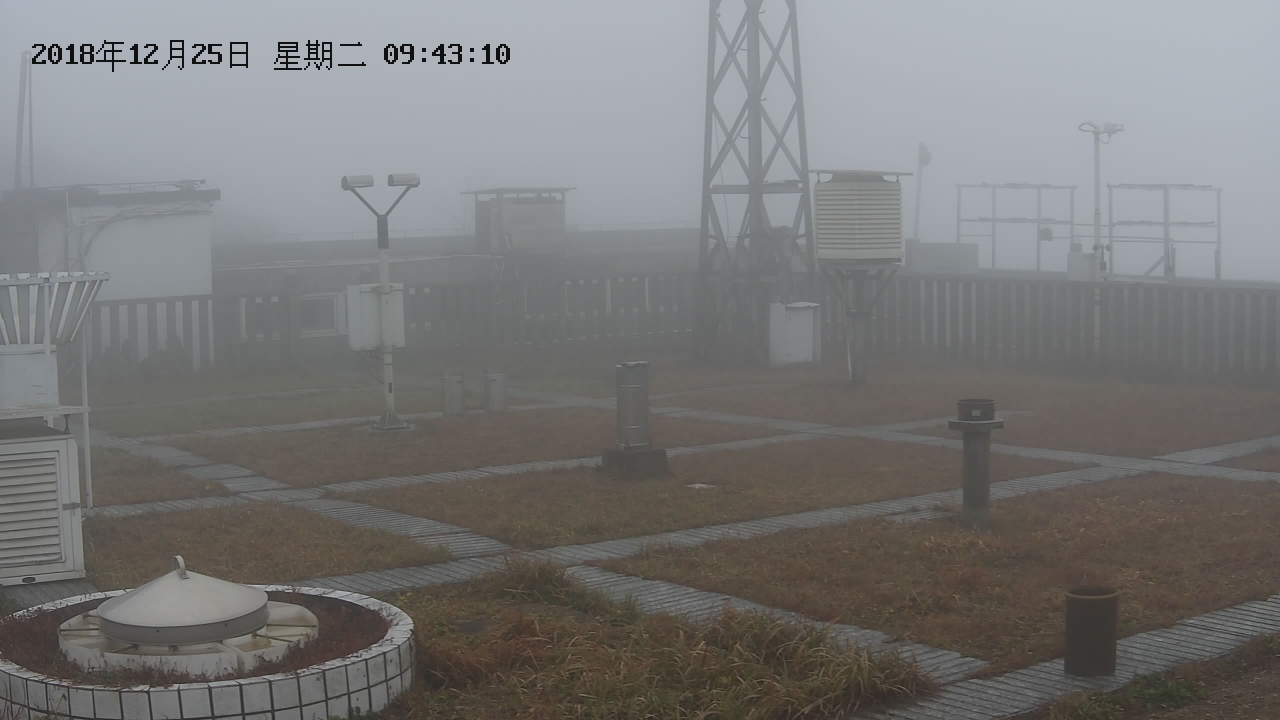
#> input picture test.jpg, 2560 x 1440 px (shown at 1/2 size); its folder holds only this picture in this run
$ python -i fast_vis_restoration.py   (imports and definitions only)   (older library calls are emulated)
#> lines starting #> are read from the running program, lines starting #| are printed output that depends on the picture
# Reproduction of Restore Visibility from Single Colour or Gray-Scale Images Method
# Rain CongJyu CHEN

import os

# Import computer vision libraries.
import cv2
import numpy as np


# TODO: This method needs further improvement.


# Make white balance process.
def white_balance(image):
    """
    :param image: image data read.
    :balanced_image: white balanced image return.
    """
    red, green, blue = cv2.split(image)
    red_avg = cv2.mean(red)[0]
    green_avg = cv2.mean(green)[0]
    blue_avg = cv2.mean(blue)[0]
    # Gain of each channels.
    k = (red_avg + green_avg + blue_avg) / 3
    k_red = k / red_avg
    k_green = k / green_avg
    k_blue = k / blue_avg
    # red = red * k_red
    # green = green * k_green
    # blue = blue * k_blue
    red = cv2.addWeighted(src1=red, alpha=k_red, src2=0, beta=0, gamma=0)
    green = cv2.addWeighted(src1=green, alpha=k_green, src2=0, beta=0, gamma=0)
    blue = cv2.addWeighted(src1=blue, alpha=k_blue, src2=0, beta=0, gamma=0)
    balanced_image = cv2.merge([red, green, blue])
    return balanced_image


# [82 lines left out: functions white_balance_old, get_dark_channel, get_min_channel, not called in this run]


def get_min_channel_fix(image):
    img_gray = np.zeros((image.shape[0], image.shape[1]), np.float32)
    for i in range(0, image.shape[0]):
        for j in range(0, image.shape[1]):
            local_min = 255
            for k in range(0, 2):
                if image.item((i, j, k)) < local_min:
                    local_min = image.item((i, j, k))
            img_gray[i, j] = local_min
    return img_gray


# Get atmosphere veil (AV).
def get_atmos_veil(image, sv=41, p=0.95):
    # `sv` is the rectangle window's size of the median filter.
    # Factor `p` ranges from [0, 1], controlling the strength of the restoration of the visibility.
    w_xy = get_min_channel_fix(image)
    a_xy = cv2.medianBlur(np.uint8(w_xy), sv)
    b_xy = w_xy - a_xy
    b_xy = np.abs(b_xy)
    b_xy = a_xy - cv2.medianBlur(np.uint8(b_xy), sv)
    max_255_img = np.ones(b_xy.shape, dtype=np.uint8) * 255
    min_t = cv2.merge([np.uint8(p * b_xy), np.uint8(w_xy), max_255_img])
    min_t = get_min_channel_fix(min_t)
    min_t[min_t < 0] = 0
    veil = np.uint8(min_t)
    veil = cv2.blur(veil, (5, 5))
    # w_xy = get_min_channel_fix(image)
    # a_xy = cv2.medianBlur(np.uint8(w_xy), sv)
    # b_xy = np.abs(w_xy - a_xy)
    # b_xy = a_xy - cv2.medianBlur(np.uint8(b_xy), sv)
    # max_image = np.ones(b_xy.shape, dtype=np.uint8) * 255
    # # min_image = cv2.merge(
    # #     [np.uint8(p * b_xy), np.uint8(w_xy), max_image]
    # # )
    # min_image = cv2.min(np.uint8(p * b_xy), cv2.min(np.uint8(w_xy), max_image))
    # # print("[ DEBUG ] min_image's shape:", min_image.shape)
    # # min_image = get_min_channel_fix(min_image)
    # # min_image = get_min_channel(min_image)
    # min_image[min_image < 0] = 0
    # # cv2.imshow("min_image", min_image)
    # # cv2.waitKey(0)
    # # cv2.destroyAllWindows()
    # veil = np.uint8(min_image)
    # veil = cv2.blur(veil, (5, 5))
    # veil = np.float32(veil) / 255
    return veil


def color_correct(img, u):
    img = np.float64(img) / 255
    b_mse = np.std(img[:, :, 0])
    g_mse = np.std(img[:, :, 1])
    r_mse = np.std(img[:, :, 2])

    b_max = np.mean(img[:, :, 0]) + u * b_mse
    g_max = np.mean(img[:, :, 1]) + u * g_mse
    r_max = np.mean(img[:, :, 2]) + u * r_mse

    b_min = np.mean(img[:, :, 0]) - u * b_mse
    g_min = np.mean(img[:, :, 1]) - u * g_mse
    r_min = np.mean(img[:, :, 2]) - u * r_mse

    b_cr = (img[:, :, 0] - b_min) / (b_max - b_min)
    g_cr = (img[:, :, 1] - g_min) / (g_max - g_min)
    r_cr = (img[:, :, 2] - r_min) / (r_max - r_min)

    img_cr = cv2.merge([b_cr, g_cr, r_cr]) * 255
    img_cr = np.clip(img_cr, 0, 255)
    img_cr = np.uint8(img_cr)

    return img_cr


# Dehaze.
def dehaze(img_input, img_output):
#> called with img_input = 'test.jpg', img_output = 'out.png'
    original_image = cv2.imread(img_input)
#> original_image is the input picture: shape (1440, 2560, 3); mean B, G, R 119.5, 120.2, 120.6
    white_balanced_img = white_balance(original_image)
#> in white_balance, `red_avg = cv2.mean(red)[0]`: red_avg = 119.5
#> in white_balance, `green_avg = cv2.mean(green)[0]`: green_avg = 120.2
#> in white_balance, `blue_avg = cv2.mean(blue)[0]`: blue_avg = 120.6
#> in white_balance, `k = (red_avg + green_avg + blue_avg) / 3`: k = 120.1
#> in white_balance, `k_red = k / red_avg`: k_red = 1.01
#> in white_balance, `k_green = k / green_avg`: k_green = 0.999
#> in white_balance, `k_blue = k / blue_avg`: k_blue = 0.996
    veil = get_atmos_veil(white_balanced_img)
    veil = np.float32(veil) / 255
    dehazed_img = np.zeros((veil.shape[0], veil.shape[1], 3), dtype=np.float32)
    white_balanced_img = np.float32(white_balanced_img) / 255
    for i in range(3):
        dehazed_img[:, :, i] = (white_balanced_img[:, :, i] - veil) / (1 - veil)
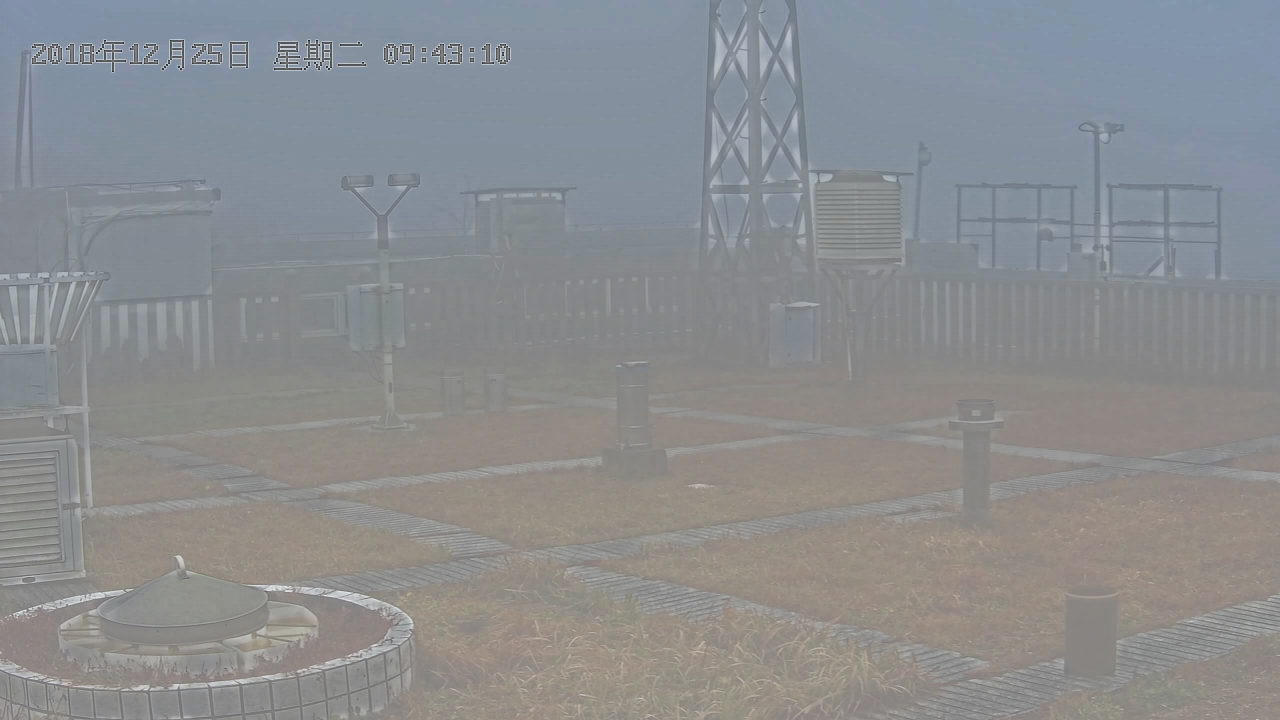
#> dehazed_img: shape (1440, 2560, 3) float32 (shown at 1/2 size); mean B, G, R 0.0977, 0.0838, 0.0705; drawn with min black and max white
    dehazed_img = dehazed_img / dehazed_img.max()
    dehazed_img = np.clip(dehazed_img, 0, 1)
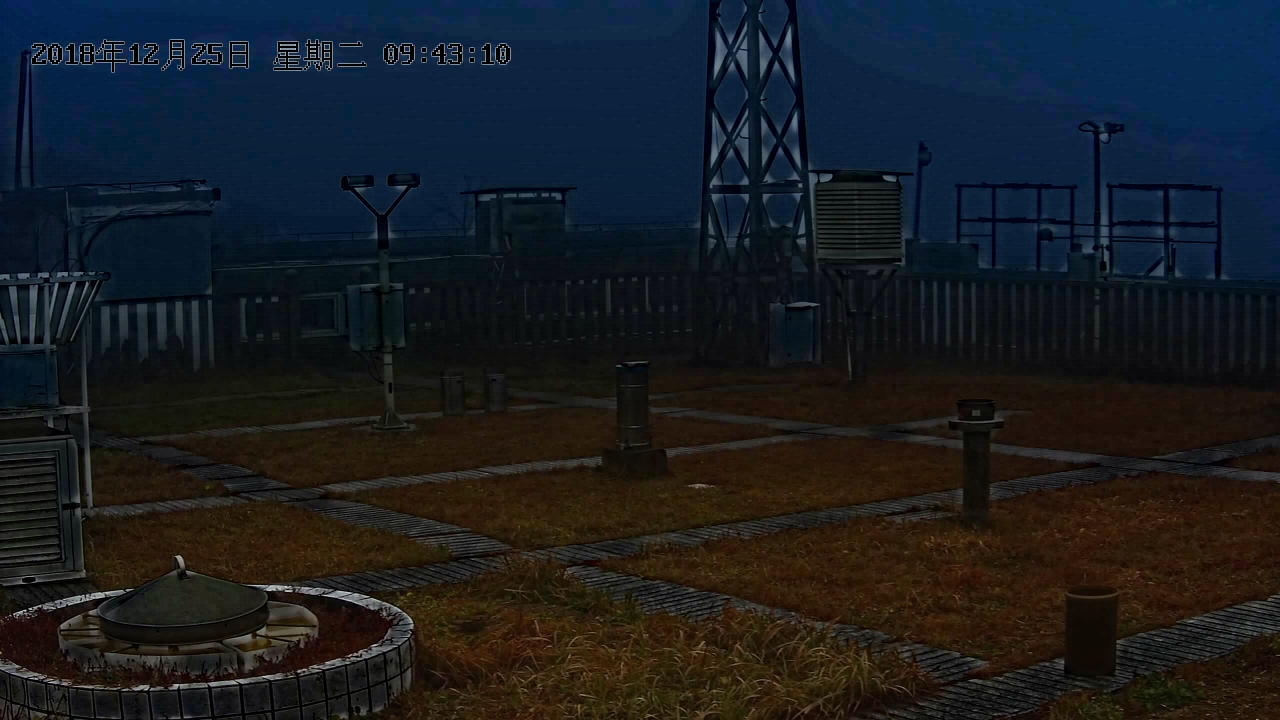
#> dehazed_img: shape (1440, 2560, 3) float32 (shown at 1/2 size); mean B, G, R 0.134, 0.115, 0.0985
    dehazed_img = np.uint8(dehazed_img * 255)
    dehazed_img = color_correct(dehazed_img, 2)
#> in color_correct, `b_mse = np.std(img[:, :, 0])`: b_mse = 0.105
#> in color_correct, `g_mse = np.std(img[:, :, 1])`: g_mse = 0.0639
#> in color_correct, `r_mse = np.std(img[:, :, 2])`: r_mse = 0.0784
#> in color_correct, `b_max = np.mean(img[:, :, 0]) + u * b_mse`: b_max = 0.342
#> in color_correct, `g_max = np.mean(img[:, :, 1]) + u * g_mse`: g_max = 0.241
#> in color_correct, `r_max = np.mean(img[:, :, 2]) + u * r_mse`: r_max = 0.253
#> in color_correct, `b_min = np.mean(img[:, :, 0]) - u * b_mse`: b_min = -0.0779
#> in color_correct, `g_min = np.mean(img[:, :, 1]) - u * g_mse`: g_min = -0.0146
#> in color_correct, `r_min = np.mean(img[:, :, 2]) - u * r_mse`: r_min = -0.0603
#> in color_correct, `r_cr = (img[:, :, 2] - r_min) / (r_max - r_min)`:
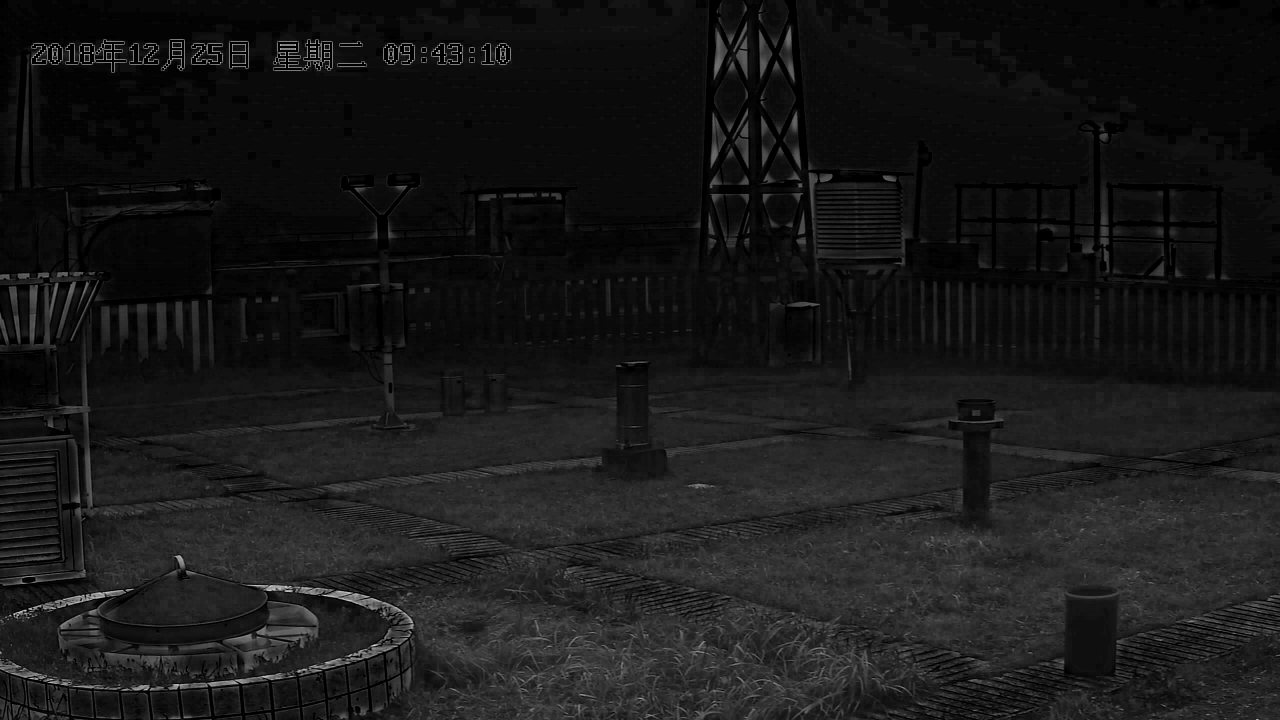
#> r_cr: shape (1440, 2560) float64 (shown at 1/2 size); min 0.192, max 3.38, mean 0.5; drawn with min black and max white
#> in color_correct, `img_cr = np.clip(img_cr, 0, 255)`:
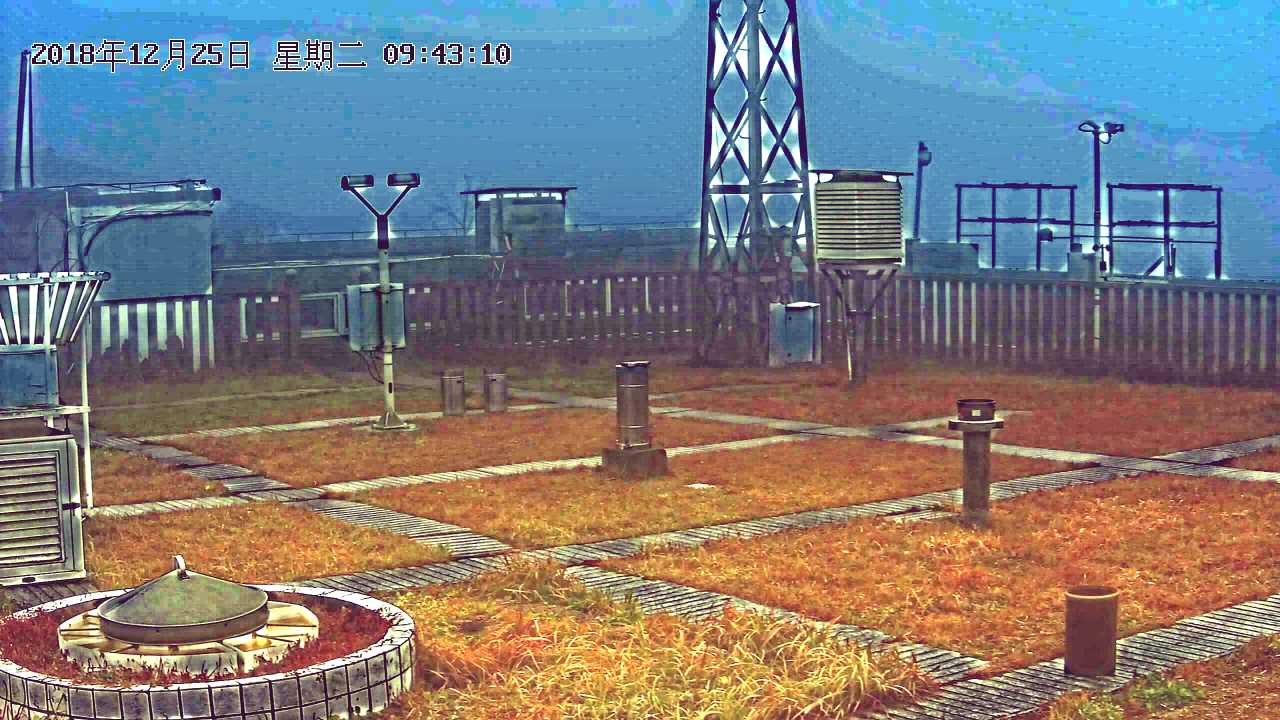
#> img_cr: shape (1440, 2560, 3) float64 (shown at 1/2 size); mean B, G, R 126.4, 124.3, 125.2
    cv2.imwrite(img_output, dehazed_img)


# Test the dataset.
# [78 lines left out: functions dehaze_test, save_veil, save_white_balanced_image, not called in this run]


# [8 lines not run here, left out]
    # dehaze_test(
    #     input_path="./hazed-image",
    #     output_path="./dehazed-image/fast-vis-restoration"
    # )

>>> result = dehaze('test.jpg', 'out.png')
